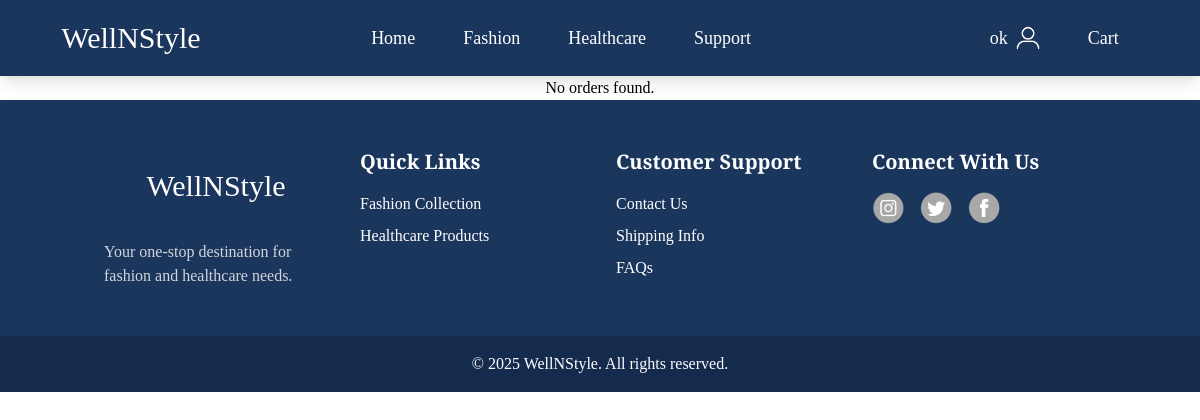
The app's page /orders/ (signed in), older data.
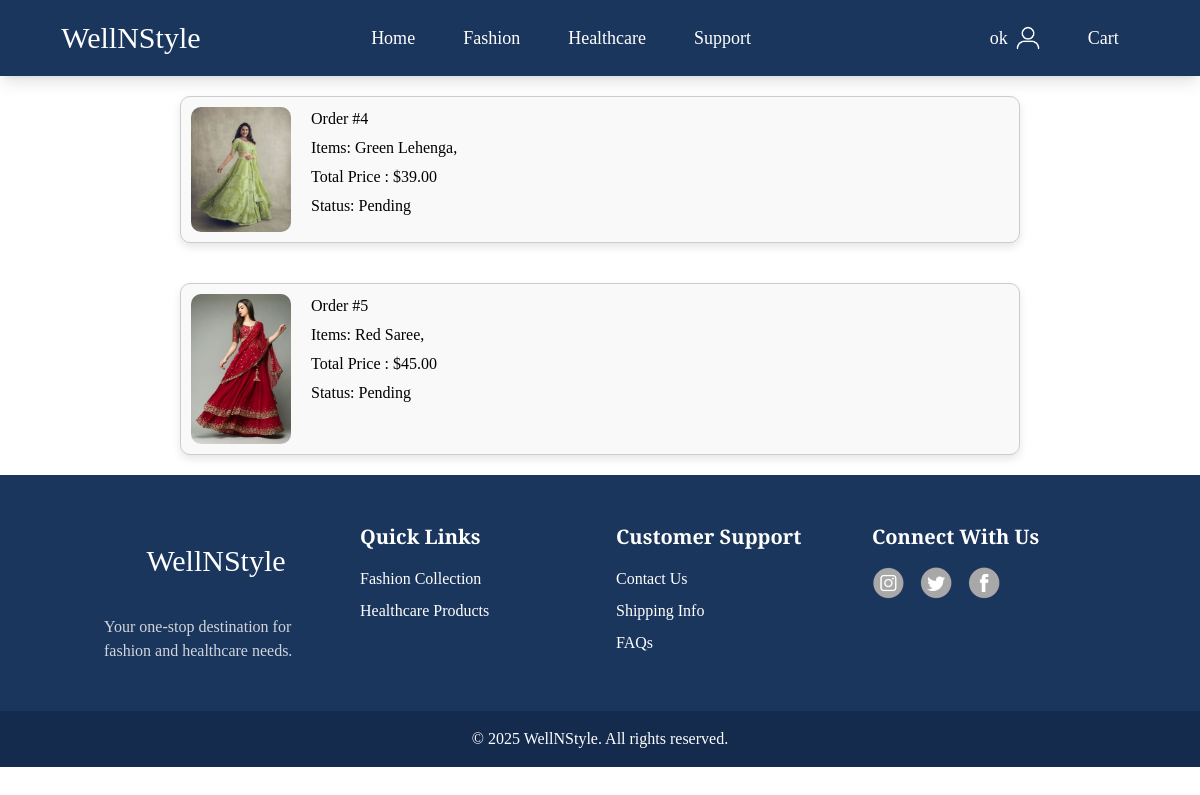
The same page, newer data.
### ecom/models.py (models this page shows, shortened)
class Product(models.Model):
    name = models.CharField(max_length=255)
    description = models.TextField()
    price = models.DecimalField(max_digits=10, decimal_places=2)
    category = models.ForeignKey(Category, on_delete=models.CASCADE)
    image = models.ImageField(upload_to='product/img')
    stock_quantity = models.IntegerField()

class Order(models.Model):
    user = models.ForeignKey(User, on_delete=models.CASCADE)
    products = models.ManyToManyField(Product)
    total_price = models.DecimalField(max_digits=10, decimal_places=2)
    status = models.CharField(max_length=100)

### ecom/views.py (the view)
# urls.py: path('orders/',orders, name = 'orders'),
@login_required(login_url='/loginpg/')
def orders(request):
    user_orders = Order.objects.filter(user=request.user)
    return render(request, "ecom/orders.html", {'user_orders': user_orders})

### ecom/templates/ecom/orders.html (shortened to what this page needs)
{% extends 'ecom/base.html' %}
{% load static %}
{% block body %}
<div class="flex flex-col items-center">
    {% for order in user_orders %}
    <div class="order">
        <div class="order-details">
          {% for item in order.products.all %}
          <img src="{{ item.image.url }}" alt="{{ item.name }}" width="100">
          {% endfor %}
            <div class="order-info">
                <h3>Order #{{ order.id }}</h3>
                <p>Items: {% for item in order.products.all %} {{ item.name }}, {% endfor %}</p>
                <p>Total Price : ${{ order.total_price }}</p>
                <p>Status: {{ order.status }}</p>
            </div>
        </div>
    </div>
    {% empty %}
    <p>No orders found.</p>
    {% endfor %}
</div>
{% endblock %}

Row changes from the older to the newer data that the page shows:
added Order: id "4", total_price "39.00", status "Pending"
now on this page (row unchanged): Product: image (picture), name "Green Lehenga"
added Order: id "5", total_price "45.00", status "Pending"
now on this page (row unchanged): Product: image (picture), name "Red Saree"
Text that changed along with them:
text no longer shown: "No orders found."
